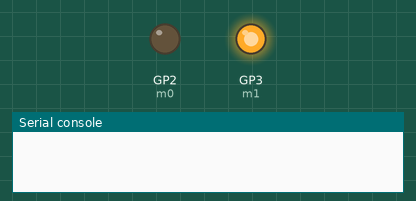
A program run on a simulated Raspberry Pi Pico running MicroPython. Parts: output pins drawn as LEDs (lit = HIGH), the last lines printed to the serial console. The modem accepts every AT command (registered, SIM ready, sends succeed) and sends nothing else. At 2.7 s the program stops and its outputs stay as they are.

Above: at 0.1 s.
At 1.6 s:
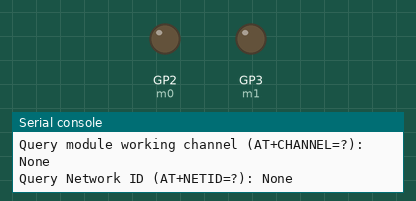
Timing chart, 0 to 3.1 s (numbered marks = the images above):
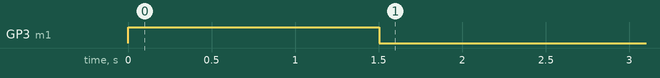

The program:

E290_AT_Commands.py
```python
from machine import UART, Pin
import time

# Define the GPIO pins connected to M0 and M1
M0_PIN = 2
M1_PIN = 3

# Initialize the pins
m0 = Pin(M0_PIN, Pin.OUT, value=1)  # Default to high (pull-up)
m1 = Pin(M1_PIN, Pin.OUT, value=1)  # Default to high (pull-up)

def set_mode(m0_state, m1_state):
    """Set the operating mode of the E290 module."""
    m0.value(m0_state)
    m1.value(m1_state)
    time.sleep(0.1)  # Small delay to allow the module to switch modes

# Initialize UART for communication with the E290 module
uart = UART(0, baudrate=9600, tx=Pin(0), rx=Pin(1))

def send_at_command(command):
    """Send an AT command to the E290 module and return the response."""
    uart.write(command)
    time.sleep(0.1)
    response = uart.read()
    return response

def send_message(message):
    """Send a message using the E290 module."""
    uart.write(message + '\r\n')  # Adding '\r\n' might not be necessary but can help with some modules
    time.sleep(0.1)  # Allow time for the message to be sent

if __name__ == "__main__":
    # Set mode to Sleep (Configuration) Mode (Mode 3)
    set_mode(0, 1)
    print("Set to Configuration Mode (Mode 3)")

    # Give the module some time to enter configuration mode
    time.sleep(1)

    # Example AT commands
    commands = [
        ("AT+HELP=?", "Query AT command table"),
        ("AT+ADDR=?", "Query module address"),
        ("AT+CHANNEL=?", "Query module working channel"),
        ("AT+NETID=?", "Query Network ID")
    ]

    for command, description in commands:
        response = send_at_command(command)
        print(f"{description} ({command}): {response}")

    # Return to Normal Mode (Mode 0)
    set_mode(0, 0)
    print("Set to Normal Mode (Mode 0)")

     # Give the module some time to enter normal mode
    time.sleep(1)

    # Send a message
    message = "Hello, World!"
    send_message(message)
    print(f"Message sent: {message}")
```

Measured:
- by itself, GP3 (m1): LOW → HIGH at 0.00 s, → LOW 1.5 s later
